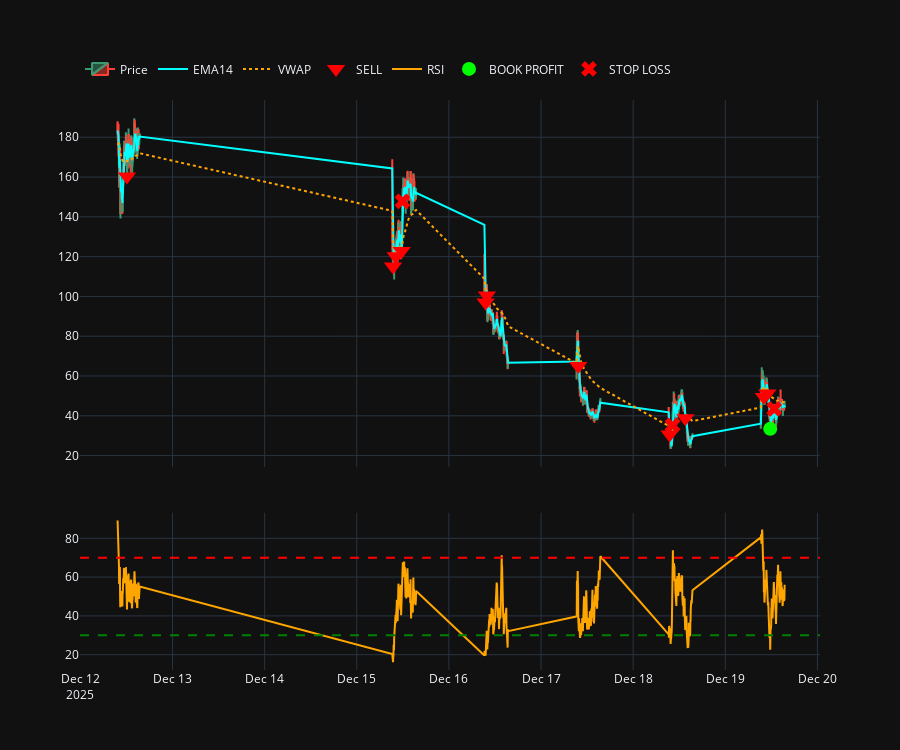

The notebook cell this image was saved under:
### Code cell
import pandas as pd
import plotly.graph_objects as go
from plotly.subplots import make_subplots

fig1 = make_subplots(
rows=2,
cols=1,
shared_xaxes=True,
vertical_spacing=0.08,
row_heights=[0.7, 0.3],
#subplot_titles=("Price + VWAP + EMA + Signals", "RSI")
)

# -------- Candlestick --------
fig1.add_trace(
go.Candlestick(
    x=NIFTY1.index,
    open=NIFTY1["Open"],
    high=NIFTY1["High"],
    low=NIFTY1["Low"],
    close=NIFTY1["Close"],
    name="Price"
),
row=1, col=1
)

# -------- EMA14 --------
fig1.add_trace(
go.Scatter(
    x=NIFTY1.index,
    y=NIFTY1["EMA14"],
    mode="lines",
    line=dict(color="cyan", width=2),
    name="EMA14"
),
row=1, col=1
)

# -------- VWAP --------
fig1.add_trace(
go.Scatter(
    x=NIFTY1.index,
    y=NIFTY1["VWAP"],
    mode="lines",
    line=dict(color="orange", dash="dot", width=2),
    name="VWAP"
),
row=1, col=1
)

# -------- BUY Signals --------
fig1.add_trace(
go.Scatter(
    x=NIFTY1[NIFTY1["signal"] == 1].index,
    y=NIFTY1[NIFTY1["signal"] == 1]["Close"],
    mode="markers",
    marker=dict(color="green", size=16, symbol="triangle-up"),
    name="BUY"
),
row=1, col=1
)

# -------- SELL Signals --------
fig1.add_trace(
go.Scatter(
    x=NIFTY1[NIFTY1["signal"] == -1].index,
    y=NIFTY1[NIFTY1["signal"] == -1]["Close"],
    mode="markers",
    marker=dict(color="red", size=16, symbol="triangle-down"),
    name="SELL"
),
row=1, col=1
)

# -------- RSI --------
fig1.add_trace(
go.Scatter(
    x=NIFTY1.index,
    y=NIFTY1["RSI"],
    mode="lines",
    line=dict(color="orange", width=2),
    name="RSI"
),
row=2, col=1
)

# Profit exits
fig1.add_trace(
    go.Scatter(
        x=NIFTY1[NIFTY1["exit_reason"].str.contains("Profit", na=False)].index,
        y=NIFTY1[NIFTY1["exit_reason"].str.contains("Profit", na=False)]["Close"],
        mode="markers",
        marker=dict(color="lime", size=14, symbol="circle"),
        name="BOOK PROFIT"
    ),
    row=1, col=1
)

# SL exits
fig1.add_trace(
    go.Scatter(
        x=NIFTY1[NIFTY1["exit_reason"].str.contains("SL", na=False)].index,
        y=NIFTY1[NIFTY1["exit_reason"].str.contains("SL", na=False)]["Close"],
        mode="markers",
        marker=dict(color="red", size=14, symbol="x"),
        name="STOP LOSS"
    ),
    row=1, col=1
)

fig1.add_hline(y=70, row=2, col=1, line_dash="dash", line_color="red")
fig1.add_hline(y=30, row=2, col=1, line_dash="dash", line_color="green")

# -------- Layout --------
fig1.update_layout(
height=750,
template="plotly_dark",
xaxis_rangeslider_visible=False,
hovermode="x unified",
legend=dict(orientation="h", y=1.08)
)
fig1.show()

### Figure 1 — Plotly figure (JSON) as saved in the notebook; plotly's stock layout.template omitted (floating-point values rounded to 4 significant figures; data arrays with more than 128 entries replaced by an {"elided": "..."} marker saying what was removed)
{"data": [{"close": {"elided": "741 float values"}, "high": {"elided": "741 float values"}, "low": {"elided": "741 float values"}, "name": "Price", "open": {"elided": "741 float values"}, "type": "candlestick", "x": {"elided": "741 str values"}, "xaxis": "x", "yaxis": "y"}, {"line": {"color": "cyan", "width": 2}, "mode": "lines", "name": "EMA14", "type": "scatter", "x": {"elided": "741 str values"}, "xaxis": "x", "y": {"elided": "741 float values"}, "yaxis": "y"}, {"line": {"color": "orange", "dash": "dot", "width": 2}, "mode": "lines", "name": "VWAP", "type": "scatter", "x": {"elided": "741 str values"}, "xaxis": "x", "y": {"elided": "741 float values"}, "yaxis": "y"}, {"marker": {"color": "green", "size": 16, "symbol": "triangle-up"}, "mode": "markers", "name": "BUY", "type": "scatter", "x": [], "xaxis": "x", "y": [], "yaxis": "y"}, {"marker": {"color": "red", "size": 16, "symbol": "triangle-down"}, "mode": "markers", "name": "SELL", "type": "scatter", "x": ["2025-12-12T12:09:00+05:30", "2025-12-15T09:27:00+05:30", "2025-12-15T10:09:00+05:30", "2025-12-15T11:42:00+05:30", "2025-12-16T09:33:00+05:30", "2025-12-16T09:54:00+05:30", "2025-12-17T09:42:00+05:30", "2025-12-18T09:30:00+05:30", "2025-12-18T13:36:00+05:30", "2025-12-19T10:03:00+05:30", "2025-12-19T10:57:00+05:30"], "xaxis": "x", "y": [160.3, 115.1, 120.2, 122.8, 96.9, 100.5, 65, 30.65, 38.75, 49.5, 51.15], "yaxis": "y"}, {"line": {"color": "orange", "width": 2}, "mode": "lines", "name": "RSI", "type": "scatter", "x": {"elided": "741 str values"}, "xaxis": "x2", "y": {"elided": "741 float values"}, "yaxis": "y2"}, {"marker": {"color": "lime", "size": 14, "symbol": "circle"}, "mode": "markers", "name": "BOOK PROFIT", "type": "scatter", "x": ["2025-12-19T11:42:00+05:30"], "xaxis": "x", "y": [33.45], "yaxis": "y"}, {"marker": {"color": "red", "size": 14, "symbol": "x"}, "mode": "markers", "name": "STOP LOSS", "type": "scatter", "x": ["2025-12-15T11:54:00+05:30", "2025-12-18T10:15:00+05:30", "2025-12-19T12:45:00+05:30"], "xaxis": "x", "y": [147.8, 35.2, 43.45], "yaxis": "y"}], "layout": {"height": 750, "hovermode": "x unified", "legend": {"orientation": "h", "y": 1.08}, "shapes": [{"line": {"color": "red", "dash": "dash"}, "type": "line", "x0": 0, "x1": 1, "xref": "x2 domain", "y0": 70, "y1": 70, "yref": "y2"}, {"line": {"color": "green", "dash": "dash"}, "type": "line", "x0": 0, "x1": 1, "xref": "x2 domain", "y0": 30, "y1": 30, "yref": "y2"}], "xaxis": {"anchor": "y", "domain": [0, 1], "matches": "x2", "rangeslider": {"visible": false}, "showticklabels": false}, "xaxis2": {"anchor": "y2", "domain": [0, 1]}, "yaxis": {"anchor": "x", "domain": [0.356, 1]}, "yaxis2": {"anchor": "x2", "domain": [0, 0.276]}}}
